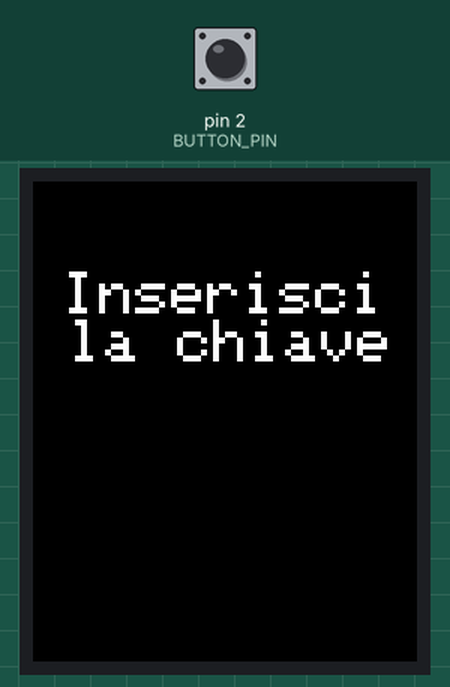
Simulated run of this sketch. Board: Arduino Uno, built with avr-gcc and run on an emulated ATmega328P. On the bench: 128×160 colour display. Inputs (shaded band) come from the test bench; at power-on: pin 2 (BUTTON_PIN) HIGH.

Above: at 1.3 s.
1.4 s: pin 2 (BUTTON_PIN) pulled LOW for 0.4 s
At 2.0 s:
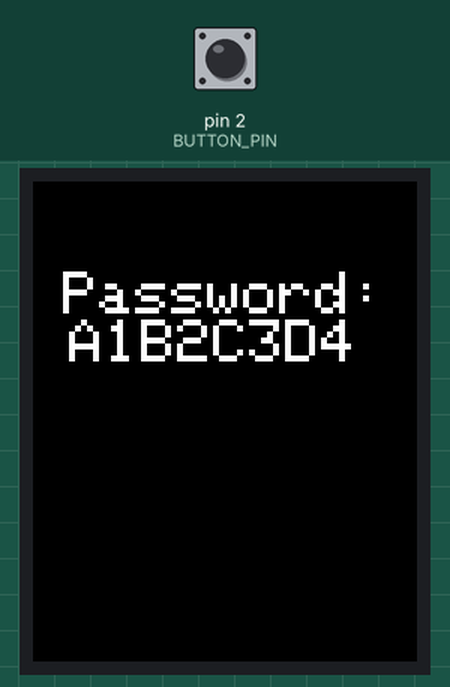
4.8 s: pin 2 (BUTTON_PIN) pulled LOW for 3.2 s
Timing chart, 0 to 7.8 s (numbered marks = the images above; inputs shaded):
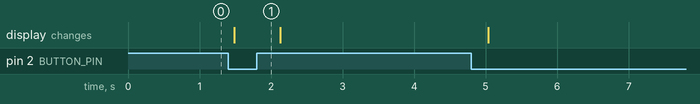

The sketch:

lock-01.ino
```cpp
#include <Adafruit_GFX.h>
#include <Adafruit_ST7735.h>
#include <SPI.h>

#define TFT_CS   10
#define TFT_RST  9
#define TFT_DC   8
#define BUTTON_PIN 2   // Bottone collegato a GND

Adafruit_ST7735 tft = Adafruit_ST7735(TFT_CS, TFT_DC, TFT_RST);

void setup(void) {
  Serial.begin(9600);
  tft.initR(INITR_BLACKTAB);
  tft.fillScreen(ST77XX_BLACK);

  pinMode(BUTTON_PIN, INPUT_PULLUP); // ✅ Pull-up interno abilitato
}

void loop() {
  int buttonState = digitalRead(BUTTON_PIN);

  tft.fillScreen(ST77XX_BLACK);
  tft.setCursor(10, 30);
  tft.setTextColor(ST77XX_WHITE);
  tft.setTextSize(2);

  if (buttonState == LOW) { // ✅ Premuto (LOW per via del pull-up)
    tft.print("Password: A1B2C3D4");
  } else {
    tft.print("Inserisci la chiave");
  }

  delay(300); // debounce semplice
}
```

Measured:
- after the input at 1.4 s, the display: changes after 0.09 s (image 1)
